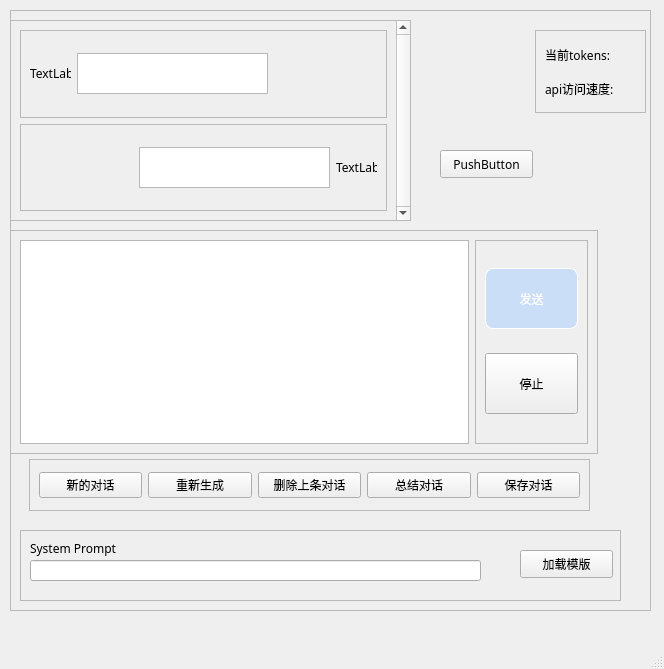
<?xml version="1.0" encoding="UTF-8"?>
<ui version="4.0">
 <class>MainWindow</class>
 <widget class="QMainWindow" name="MainWindow">
  <property name="enabled">
   <bool>true</bool>
  </property>
  <property name="geometry">
   <rect>
    <x>0</x>
    <y>0</y>
    <width>664</width>
    <height>669</height>
   </rect>
  </property>
  <property name="minimumSize">
   <size>
    <width>664</width>
    <height>669</height>
   </size>
  </property>
  <property name="maximumSize">
   <size>
    <width>664</width>
    <height>669</height>
   </size>
  </property>
  <property name="font">
   <font>
    <family>Cascadia Code</family>
   </font>
  </property>
  <property name="windowTitle">
   <string>MainWindow</string>
  </property>
  <widget class="QWidget" name="centralwidget">
   <widget class="QFrame" name="frame">
    <property name="geometry">
     <rect>
      <x>10</x>
      <y>10</y>
      <width>641</width>
      <height>601</height>
     </rect>
    </property>
    <property name="frameShape">
     <enum>QFrame::StyledPanel</enum>
    </property>
    <property name="frameShadow">
     <enum>QFrame::Raised</enum>
    </property>
    <widget class="QFrame" name="user_input">
     <property name="geometry">
      <rect>
       <x>0</x>
       <y>220</y>
       <width>588</width>
       <height>224</height>
      </rect>
     </property>
     <property name="frameShape">
      <enum>QFrame::StyledPanel</enum>
     </property>
     <property name="frameShadow">
      <enum>QFrame::Raised</enum>
     </property>
     <layout class="QHBoxLayout" name="horizontalLayout">
      <item>
       <widget class="QTextEdit" name="user_text">
        <property name="minimumSize">
         <size>
          <width>440</width>
          <height>200</height>
         </size>
        </property>
       </widget>
      </item>
      <item>
       <widget class="QFrame" name="btns">
        <property name="frameShape">
         <enum>QFrame::StyledPanel</enum>
        </property>
        <property name="frameShadow">
         <enum>QFrame::Raised</enum>
        </property>
        <layout class="QVBoxLayout" name="verticalLayout">
         <item>
          <widget class="QPushButton" name="send_btn">
           <property name="minimumSize">
            <size>
             <width>93</width>
             <height>61</height>
            </size>
           </property>
           <property name="styleSheet">
            <string notr="true">QPushButton
{
  color: rgb(255, 255, 255);
  background-color: rgba(165, 205, 255,125);
  border:1px outset rgb(255, 255, 255);
  border-radius:8px;

}
QPushButton:hover {
  background-color: rgba(165, 205, 255,80%);
  border:2px outset rgba(36, 36, 36,0);
}</string>
           </property>
           <property name="text">
            <string>发送</string>
           </property>
          </widget>
         </item>
         <item>
          <widget class="QPushButton" name="shut_btn">
           <property name="minimumSize">
            <size>
             <width>93</width>
             <height>61</height>
            </size>
           </property>
           <property name="text">
            <string>停止</string>
           </property>
          </widget>
         </item>
        </layout>
       </widget>
      </item>
     </layout>
    </widget>
    <widget class="QFrame" name="chat_control">
     <property name="geometry">
      <rect>
       <x>19</x>
       <y>449</y>
       <width>561</width>
       <height>52</height>
      </rect>
     </property>
     <property name="frameShape">
      <enum>QFrame::StyledPanel</enum>
     </property>
     <property name="frameShadow">
      <enum>QFrame::Raised</enum>
     </property>
     <layout class="QHBoxLayout" name="horizontalLayout_2">
      <item>
       <widget class="QPushButton" name="newchat_btn">
        <property name="text">
         <string>新的对话</string>
        </property>
       </widget>
      </item>
      <item>
       <widget class="QPushButton" name="regen_btn">
        <property name="text">
         <string>重新生成</string>
        </property>
       </widget>
      </item>
      <item>
       <widget class="QPushButton" name="deletelast_btn">
        <property name="text">
         <string>删除上条对话</string>
        </property>
       </widget>
      </item>
      <item>
       <widget class="QPushButton" name="summary_btn">
        <property name="text">
         <string>总结对话</string>
        </property>
       </widget>
      </item>
      <item>
       <widget class="QPushButton" name="pushButton_2">
        <property name="text">
         <string>保存对话</string>
        </property>
       </widget>
      </item>
     </layout>
    </widget>
    <widget class="QFrame" name="frame_4">
     <property name="geometry">
      <rect>
       <x>10</x>
       <y>520</y>
       <width>601</width>
       <height>71</height>
      </rect>
     </property>
     <property name="frameShape">
      <enum>QFrame::StyledPanel</enum>
     </property>
     <property name="frameShadow">
      <enum>QFrame::Raised</enum>
     </property>
     <widget class="QLineEdit" name="lineEdit">
      <property name="geometry">
       <rect>
        <x>10</x>
        <y>30</y>
        <width>451</width>
        <height>21</height>
       </rect>
      </property>
     </widget>
     <widget class="QLabel" name="label_4">
      <property name="geometry">
       <rect>
        <x>10</x>
        <y>10</y>
        <width>121</width>
        <height>16</height>
       </rect>
      </property>
      <property name="text">
       <string>System Prompt</string>
      </property>
     </widget>
     <widget class="QPushButton" name="pushButton">
      <property name="geometry">
       <rect>
        <x>500</x>
        <y>20</y>
        <width>93</width>
        <height>28</height>
       </rect>
      </property>
      <property name="text">
       <string>加载模版</string>
      </property>
     </widget>
    </widget>
    <widget class="QFrame" name="information">
     <property name="geometry">
      <rect>
       <x>525</x>
       <y>20</y>
       <width>111</width>
       <height>83</height>
      </rect>
     </property>
     <property name="frameShape">
      <enum>QFrame::StyledPanel</enum>
     </property>
     <property name="frameShadow">
      <enum>QFrame::Raised</enum>
     </property>
     <layout class="QVBoxLayout" name="verticalLayout_2">
      <item>
       <widget class="QLabel" name="label_3">
        <property name="text">
         <string>当前tokens:</string>
        </property>
       </widget>
      </item>
      <item>
       <widget class="QLabel" name="label_2">
        <property name="text">
         <string>api访问速度:</string>
        </property>
       </widget>
      </item>
     </layout>
    </widget>
    <widget class="QScrollArea" name="scrollArea">
     <property name="geometry">
      <rect>
       <x>0</x>
       <y>10</y>
       <width>401</width>
       <height>201</height>
      </rect>
     </property>
     <property name="minimumSize">
      <size>
       <width>401</width>
       <height>201</height>
      </size>
     </property>
     <property name="maximumSize">
      <size>
       <width>401</width>
       <height>201</height>
      </size>
     </property>
     <property name="verticalScrollBarPolicy">
      <enum>Qt::ScrollBarAlwaysOn</enum>
     </property>
     <property name="sizeAdjustPolicy">
      <enum>QAbstractScrollArea::AdjustToContents</enum>
     </property>
     <property name="widgetResizable">
      <bool>true</bool>
     </property>
     <property name="alignment">
      <set>Qt::AlignLeading|Qt::AlignLeft|Qt::AlignVCenter</set>
     </property>
     <widget class="QWidget" name="scrollAreaWidgetContents">
      <property name="geometry">
       <rect>
        <x>0</x>
        <y>0</y>
        <width>378</width>
        <height>199</height>
       </rect>
      </property>
      <layout class="QVBoxLayout" name="verticalLayout_3">
       <item>
        <widget class="QFrame" name="frame_2">
         <property name="frameShape">
          <enum>QFrame::StyledPanel</enum>
         </property>
         <property name="frameShadow">
          <enum>QFrame::Raised</enum>
         </property>
         <layout class="QHBoxLayout" name="horizontalLayout_3">
          <item>
           <widget class="QLabel" name="label">
            <property name="minimumSize">
             <size>
              <width>41</width>
              <height>31</height>
             </size>
            </property>
            <property name="maximumSize">
             <size>
              <width>41</width>
              <height>31</height>
             </size>
            </property>
            <property name="text">
             <string>TextLabel</string>
            </property>
           </widget>
          </item>
          <item>
           <widget class="QTextEdit" name="textEdit">
            <property name="minimumSize">
             <size>
              <width>191</width>
              <height>41</height>
             </size>
            </property>
            <property name="maximumSize">
             <size>
              <width>191</width>
              <height>41</height>
             </size>
            </property>
            <property name="verticalScrollBarPolicy">
             <enum>Qt::ScrollBarAlwaysOff</enum>
            </property>
            <property name="horizontalScrollBarPolicy">
             <enum>Qt::ScrollBarAsNeeded</enum>
            </property>
            <property name="markdown">
             <string/>
            </property>
           </widget>
          </item>
          <item>
           <spacer name="horizontalSpacer_2">
            <property name="orientation">
             <enum>Qt::Horizontal</enum>
            </property>
            <property name="sizeHint" stdset="0">
             <size>
              <width>40</width>
              <height>20</height>
             </size>
            </property>
           </spacer>
          </item>
         </layout>
        </widget>
       </item>
       <item>
        <widget class="QFrame" name="frame_3">
         <property name="frameShape">
          <enum>QFrame::StyledPanel</enum>
         </property>
         <property name="frameShadow">
          <enum>QFrame::Raised</enum>
         </property>
         <layout class="QHBoxLayout" name="horizontalLayout_4">
          <item>
           <spacer name="horizontalSpacer">
            <property name="orientation">
             <enum>Qt::Horizontal</enum>
            </property>
            <property name="sizeHint" stdset="0">
             <size>
              <width>40</width>
              <height>20</height>
             </size>
            </property>
           </spacer>
          </item>
          <item>
           <widget class="QTextEdit" name="textEdit_2">
            <property name="minimumSize">
             <size>
              <width>191</width>
              <height>41</height>
             </size>
            </property>
            <property name="maximumSize">
             <size>
              <width>191</width>
              <height>41</height>
             </size>
            </property>
           </widget>
          </item>
          <item>
           <widget class="QLabel" name="label_5">
            <property name="minimumSize">
             <size>
              <width>41</width>
              <height>31</height>
             </size>
            </property>
            <property name="maximumSize">
             <size>
              <width>41</width>
              <height>31</height>
             </size>
            </property>
            <property name="text">
             <string>TextLabel</string>
            </property>
           </widget>
          </item>
         </layout>
        </widget>
       </item>
      </layout>
     </widget>
    </widget>
    <widget class="QPushButton" name="pushButton_3">
     <property name="geometry">
      <rect>
       <x>430</x>
       <y>140</y>
       <width>93</width>
       <height>28</height>
      </rect>
     </property>
     <property name="text">
      <string>PushButton</string>
     </property>
    </widget>
   </widget>
  </widget>
  <widget class="QMenuBar" name="menubar">
   <property name="geometry">
    <rect>
     <x>0</x>
     <y>0</y>
     <width>664</width>
     <height>26</height>
    </rect>
   </property>
  </widget>
  <widget class="QStatusBar" name="statusbar"/>
 </widget>
 <resources/>
 <connections/>
</ui>
